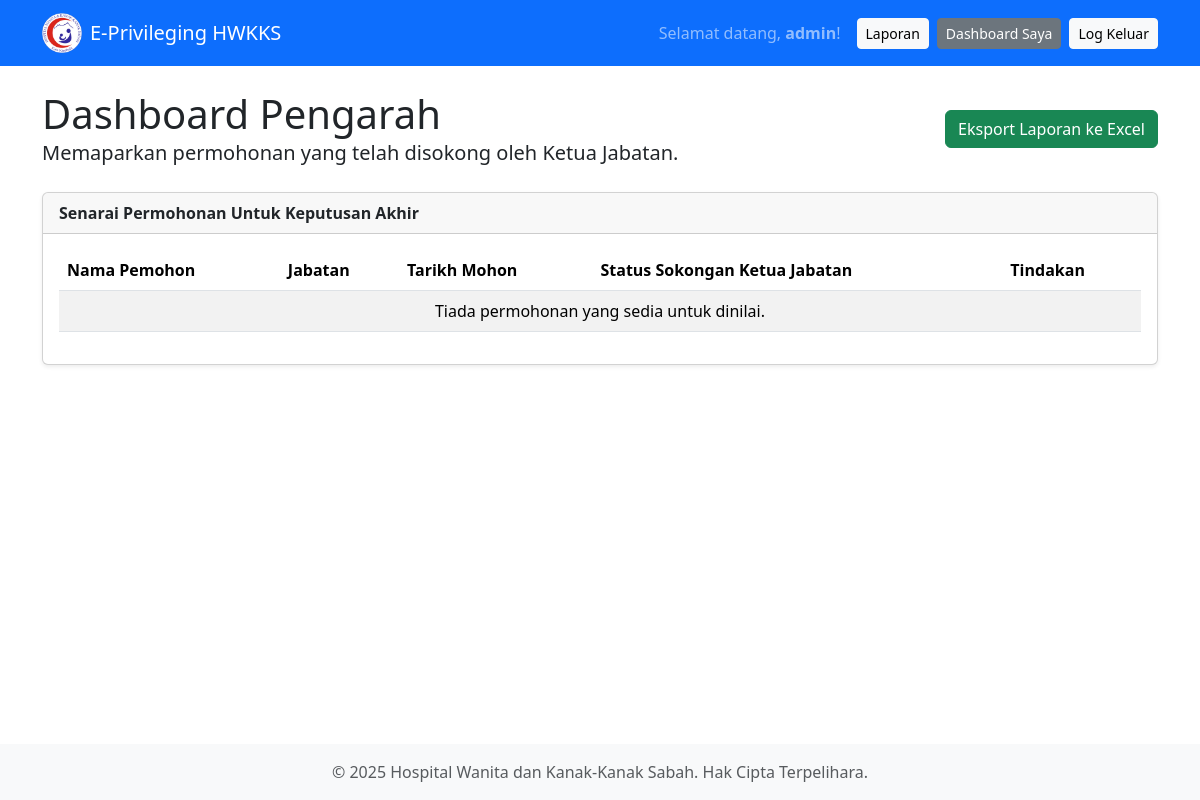
The app's page /pengarah/dashboard/ (signed in), older data.
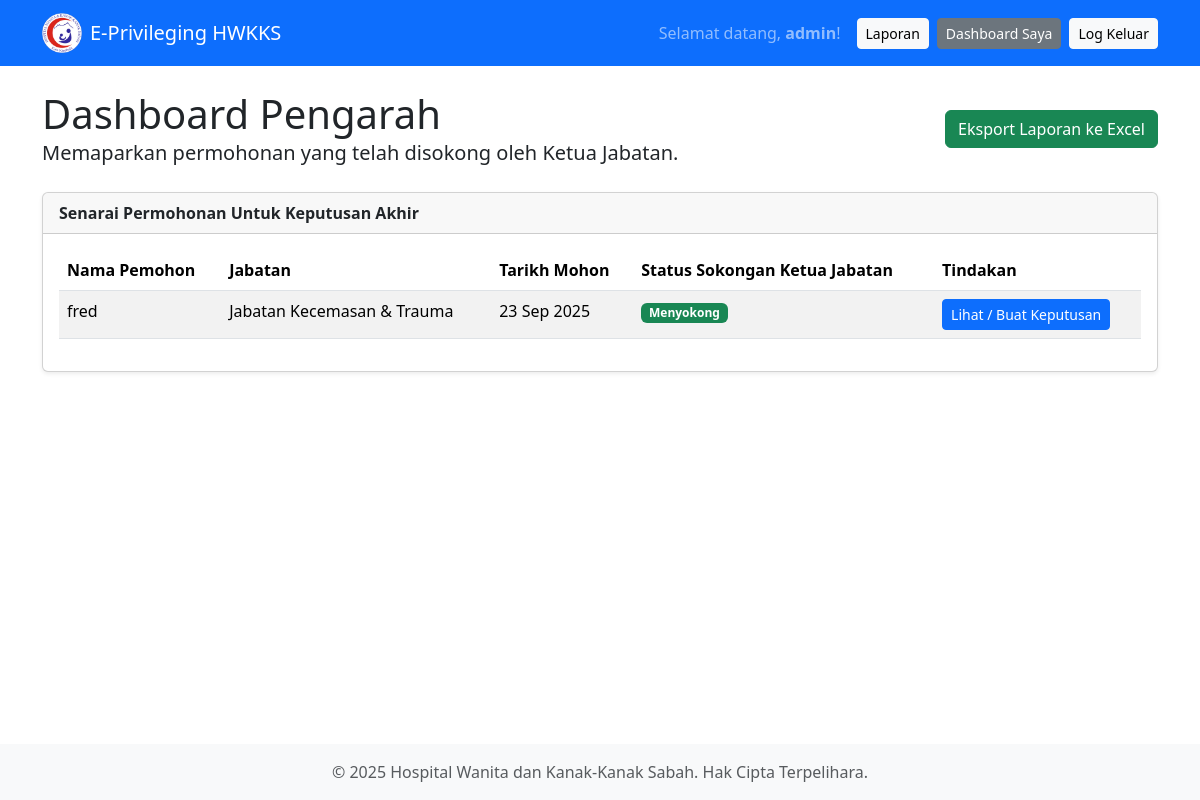
The same page, newer data.
### permohonan/models.py (models this page shows, shortened)
class Permohonan(models.Model):
    KATEGORI_UTAMA_CHOICES = [('', '---------'), ('Pakar Perubatan / Pergigian', 'Pakar Perubatan / Pergigian'), ('Pegawai Perubatan', 'Pegawai Perubatan'), ('Jururawat', 'Jururawat'), ('Penolong Pegawai Perubatan', 'Penolong Pegawai Perubatan'), ('Juruterapi Pergigian', 'Juruterapi Pergigian'), ('Anggota Kesihatan Bersekutu', 'Anggota Kesihatan Bersekutu'), ('Pegawai Farmasi', 'Pegawai Farmasi'), ('Penolong Pegawai Farmasi', 'Penolong Pegawai Farmasi'), ('Lain-lain', 'Lain-lain')]
    KATEGORI_BAWAHAN_CHOICES = [('', '---------'), ('Pakar HWKKS', 'Pakar HWKKS'), ('Pakar KKM Lain', 'Pakar KKM dari Hospital lain selain HWKKS'), ('Pakar Bukan KKM', 'Pakar daripada institusi selain KKM'), ('Lantikan Baru', 'Lantikan baru/ bertukar masuk'), ('Ada Credentialing', 'Ada Credentialing'), ('Ada Post Basic', 'Ada Post Basic')]
    JENIS_PERMOHONAN_CHOICES = [('Baru', 'Permohonan Baru (Privileging)'), ('Penambahan', 'Permohonan Penambahan (Privileging Addition)'), ('Ulangan', 'Permohonan Ulangan (Re-Privileging)'), ('Ulangan + Tambah', 'Permohonan Ulangan bersama penambahan prosedur baru'), ('Ulangan + Kurang', 'Permohonan Ulangan bersama pengurangan prosedur baru')]
    SOKONGAN_CHOICES = [('Menunggu', 'Menunggu Semakan'), ('Menyokong', 'Menyokong'), ('Tidak Menyokong', 'Tidak Menyokong')]
    KELULUSAN_CHOICES = [('Menunggu', 'Menunggu Keputusan'), ('Ya', 'Diluluskan'), ('Tidak', 'Ditolak')]
    pemohon = models.ForeignKey(User, on_delete=models.SET_NULL, null=True, blank=True)
    nama_pemohon = models.CharField(max_length=255)
    no_kp = models.CharField("No K/P", max_length=15)
    jawatan = models.ForeignKey(Jawatan, on_delete=models.PROTECT, null=True, verbose_name="Jawatan")
    gred = models.ForeignKey(Gred, on_delete=models.PROTECT, null=True, verbose_name="Gred")
    jabatan = models.ForeignKey(Jabatan, on_delete=models.PROTECT, null=True)
    tarikh_mula_bertugas = models.DateField("Tarikh mula bertugas di jabatan sekarang")
    no_sijil_amalan = models.CharField("No. Sijil Amalan Tahunan", max_length=100, blank=True, null=True)
    jenis_permohonan = models.CharField(max_length=50, choices=JENIS_PERMOHONAN_CHOICES, null=True)
    kategori_utama = models.CharField("Kategori Pemohon Utama", max_length=100, choices=KATEGORI_UTAMA_CHOICES, null=True)
    kategori_bawahan = models.CharField("Sub-Kategori Pemohon (Lama)", max_length=100, choices=KATEGORI_BAWAHAN_CHOICES, blank=True, null=True, editable=False)
    sub_kategori = models.ManyToManyField(SubKategori, verbose_name="Sub-Kategori Pemohon", blank=True)
    jawatan_lain = models.CharField("Jawatan Lain-lain (jika berkenaan)", max_length=100, blank=True, null=True)
    tarikh_borang_dihantar = models.DateField(auto_now_add=True)
    status_sokongan_kj = models.CharField("Status Sokongan Ketua Jabatan", max_length=20, choices=SOKONGAN_CHOICES, default='Menunggu')
    ulasan_kj = models.TextField("Ulasan Ketua Jabatan", blank=True, null=True)
    nama_kj = models.CharField("Nama Ketua Jabatan", max_length=255, blank=True, null=True)
    jawatan_kj = models.CharField("Jawatan Ketua Jabatan", max_length=100, blank=True, null=True)
    tarikh_sokongan_kj = models.DateField("Tarikh Sokongan Ketua Jabatan", blank=True, null=True)
    keputusan_jawatanankuasa = models.CharField("Keputusan Pengarah", max_length=20, choices=KELULUSAN_CHOICES, default='Menunggu')
    tarikh_keputusan = models.DateField("Tarikh Keputusan", blank=True, null=True)
    tarikh_sah_sehingga = models.DateField("Tarikh Sah Sehingga", blank=True, null=True)
    no_siri_sijil = models.CharField("No Siri Sijil", max_length=100, blank=True, null=True, unique=True)

class Jabatan(models.Model):
    nama = models.CharField(max_length=150, unique=True)
    def __str__(self):
        return self.nama

### permohonan/views.py (the view)
# urls.py: path('pengarah/dashboard/', views.pengarah_dashboard, name='pengarah_dashboard'),
@login_required
def pengarah_dashboard(request):
    if not (request.user.is_superuser or request.user.groups.filter(name='Pengarah').exists()):
        return redirect('dashboard')
    senarai_permohonan_sedia = Permohonan.objects.filter(status_sokongan_kj='Menyokong').order_by('-tarikh_borang_dihantar')
    context = { 'senarai_permohonan_sedia': senarai_permohonan_sedia }
    return render(request, 'permohonan/pengarah_dashboard.html', context)

### permohonan/templatetags/auth_extras.py (called while the page is built)
@register.filter(name='has_group')
def has_group(user, group_name):
    return user.groups.filter(name=group_name).exists()

### permohonan/templates/permohonan/pengarah_dashboard.html
{% extends 'permohonan/base.html' %}
{% block content %}
    <div class="d-flex justify-content-between align-items-center mb-4">
        <div>
            <h1 class="mb-0">Dashboard Pengarah</h1>
            <p class="lead mb-0">Memaparkan permohonan yang telah disokong oleh Ketua Jabatan.</p>
        </div>
        <div>
            <a href="{% url 'laporan_export_excel' %}" class="btn btn-success">Eksport Laporan ke Excel</a>
        </div>
    </div>
    <div class="card shadow-sm">
        <div class="card-header fw-bold">
            Senarai Permohonan Untuk Keputusan Akhir
        </div>
        <div class="card-body">
            <div class="table-responsive">
                <table class="table table-striped table-hover">
                    <thead>
                        <tr>
                            <th>Nama Pemohon</th>
                            <th>Jabatan</th>
                            <th>Tarikh Mohon</th>
                            <th>Status Sokongan Ketua Jabatan</th>
                            <th>Tindakan</th>
                        </tr>
                    </thead>
                    <tbody>
                        {% for permohonan in senarai_permohonan_sedia %}
                            <tr>
                                <td>{{ permohonan.nama_pemohon }}</td>
                                <td>{{ permohonan.jabatan }}</td>
                                <td>{{ permohonan.tarikh_borang_dihantar|date:"d M Y" }}</td>
                                <td><span class="badge bg-success">{{ permohonan.get_status_sokongan_kj_display }}</span></td>
                                <td>
                                    <a href="{% url 'keputusan_pengarah' pk=permohonan.pk %}" class="btn btn-primary btn-sm">Lihat / Buat Keputusan</a>
                                </td>
                            </tr>
                        {% empty %}
                            <tr><td colspan="5" class="text-center">Tiada permohonan yang sedia untuk dinilai.</td></tr>
                        {% endfor %}
                    </tbody>
                </table>
            </div>
        </div>
    </div>
{% endblock %}

Row changes from the older to the newer data that the page shows:
now on this page (row edited): Permohonan: nama_pemohon "fred", jabatan "Jabatan Kecemasan & Trauma", tarikh_borang_dihantar "23 Sep 2025", status_sokongan_kj "Menyokong"
Text that changed along with them:
text no longer shown: "Tiada permohonan yang sedia untuk dinilai."
